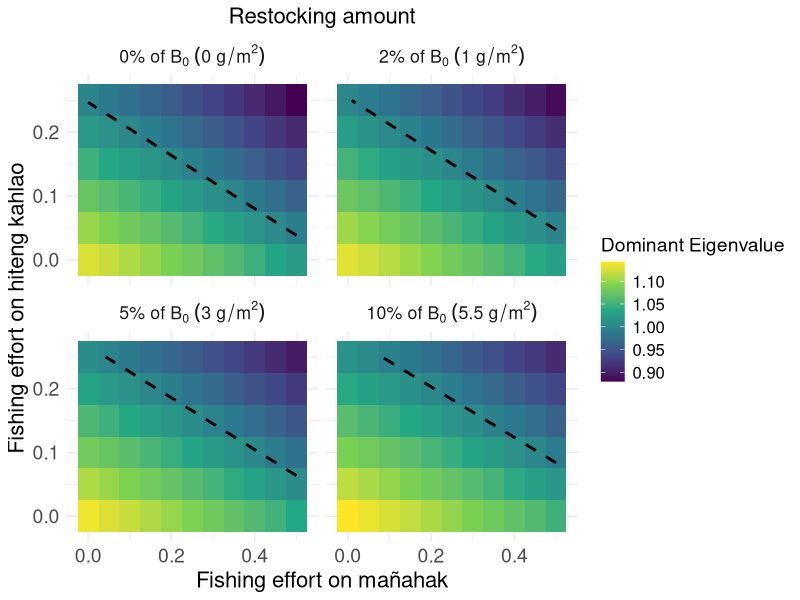
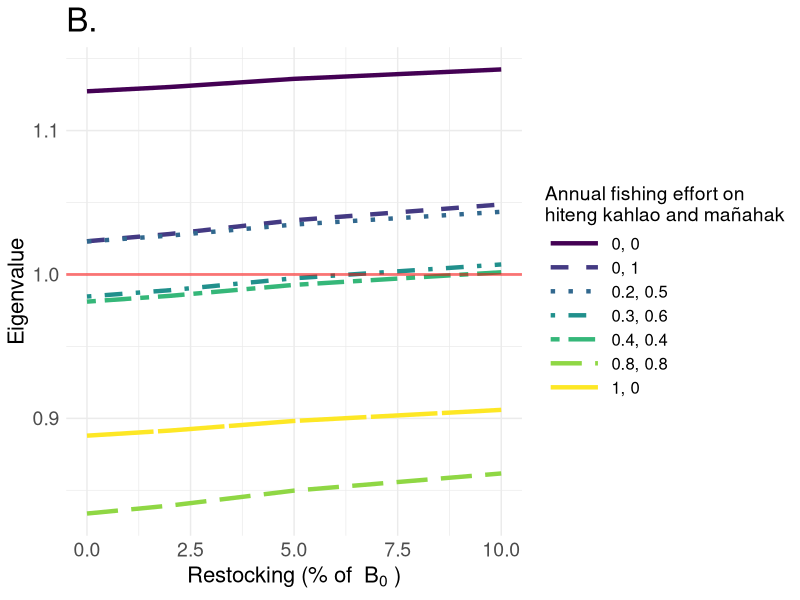
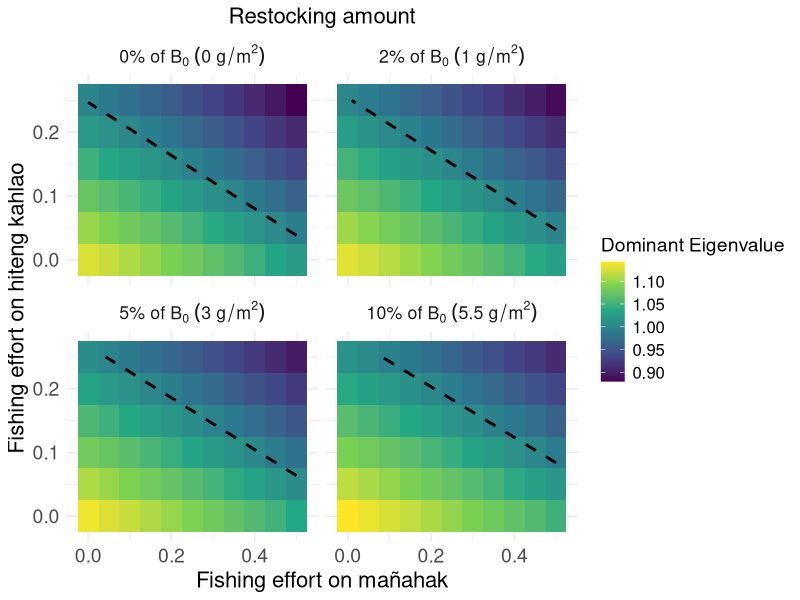

These charts were generated, in order, by the following R code:
library(tidyverse)
library(viridis)

# Parameters
juvenile_mortality <- 0.9 / 2
subadult_mortality <- 0.54 / 2
adult_mortality <- 0.33 / 2
juvenile_survival_rate <- 1 - juvenile_mortality
subadult_survival_rate <- 1 - subadult_mortality
adult_survival_rate <-  1 - adult_mortality

juvenile_to_subadult_rate <- 1
subadult_to_adult_rate <- 0.5

reproduction_rate <- 2
reproduction_rate_2 <- 1.5

carrying_capacity <- 68
time_steps <- 200

# Parameter ranges
fishing_effort_values <- seq(0, 0.5, by = 0.05)
restocking_values <- c(0, 1, 3, 5.5) # Restocking scenarios

#Current fishing for burn in
F_current_instantaneous <- 0.09 
F_current_discrete <- (1 - exp(-F_current_instantaneous)) / 2
F_current_discrete

F_current_discrete_juv <- 0.01


run_simulation <- function(F_adults, F_juveniles, restocked_juveniles, burn_in_time = 100) {
  juvenile_population <- 10
  subadult_population <- 10
  adult_population <- 10
  
  # Store population over time and eigenvalues
  population_over_time <- numeric(time_steps)
  eigenvalues_over_time <- numeric(time_steps) 
  restocked_dagge_values <- numeric(time_steps) 
  
  for (t in 1:time_steps) {
    if (t <= burn_in_time) {
      F_adults_current <- F_current_discrete
      F_juveniles_current <- F_current_discrete_juv
      restocking <- 0
    } else {
      F_adults_current <- F_adults
      F_juveniles_current <- F_juveniles
      restocking <- restocked_juveniles
    }
    
    current_reproduction_rate <- ifelse(t %% 2 == 0, reproduction_rate, reproduction_rate_2)
    
    total_population <- juvenile_population + subadult_population + adult_population
    new_juveniles <- adult_population * current_reproduction_rate * (1 - total_population / carrying_capacity)
    surviving_juveniles <- juvenile_population * juvenile_survival_rate * (1 - F_juveniles_current)
    new_subadults <- juvenile_population * juvenile_to_subadult_rate
    surviving_subadults <- subadult_population * subadult_survival_rate
    new_adults <- subadult_population * subadult_to_adult_rate
    surviving_adults <- adult_population * adult_survival_rate * (1 - F_adults_current)
    
    if (t %% 2 == 0) {
      juvenile_population <- max(0, new_juveniles + surviving_juveniles - new_subadults - restocking)
      restocked_dagge <- restocking + (2.35 * (1 - restocking / carrying_capacity))
      
      restocked_dagge_values[t] <- restocked_dagge  # Store restocked dagge value
      subadult_population <- max(0, new_subadults + surviving_subadults - new_adults + restocked_dagge)
    } else {
      juvenile_population <- max(0, new_juveniles + surviving_juveniles - new_subadults)
      subadult_population <- max(0, new_subadults + surviving_subadults - new_adults)
    }
    
    adult_population <- max(0, new_adults + surviving_adults)
    
    # Store total population at each timestep
    total_population <- juvenile_population + subadult_population + adult_population
    population_over_time[t] <- total_population 
    
    # Construct the population transition matrix
    transition_matrix <- matrix(c(
      0, 0, current_reproduction_rate - (restocking / carrying_capacity),  # Juvenile production
      juvenile_survival_rate * (1 - F_juveniles_current) * juvenile_to_subadult_rate + (restocking + (2.35 * (1 - restocking / carrying_capacity))) / carrying_capacity, 0, 0,  # Juvenile survival to subadult
      0, subadult_survival_rate * subadult_to_adult_rate, adult_survival_rate * (1 - F_adults_current)  # Subadult survival & transition
    ), nrow = 3, byrow = TRUE)
    
    # Compute the dominant eigenvalue (growth rate)
    eigenvalues <- eigen(transition_matrix)$values
    dominant_eigenvalue <- max(Re(eigenvalues))  # Take the real part
    eigenvalues_over_time[t] <- dominant_eigenvalue
  }
  
  return(list(
    avg_population_last_20 = mean(population_over_time[(time_steps - 19):time_steps]),
    avg_eigenvalue_last_20 = mean(eigenvalues_over_time[(time_steps - 19):time_steps])  # Average last 20 timesteps
  ))
}



all_results <- data.frame()

for (restocked_juveniles in restocking_values) {
  sensitivity_results <- expand.grid(
    F_adults = fishing_effort_values,
    F_juveniles = fishing_effort_values
  ) %>%
    mutate(
      Avg_Total_Population = 0,
      Avg_Eigenvalue = 0  # New column for eigenvalues
    )
  
  reference_population <- run_simulation(
    F_adults = 0,
    F_juveniles = 0,
    restocked_juveniles = 0,
    burn_in_time = 100
  )
  
  for (i in seq_len(nrow(sensitivity_results))) {
    sim_result <- run_simulation(
      F_adults = sensitivity_results$F_adults[i],
      F_juveniles = sensitivity_results$F_juveniles[i],
      restocked_juveniles = restocked_juveniles,
      burn_in_time = 100
    )
    
    sensitivity_results$Avg_Total_Population[i] <- sim_result$avg_population_last_20
    sensitivity_results$Avg_Eigenvalue[i] <- sim_result$avg_eigenvalue_last_20
  }
  
  sensitivity_results <- sensitivity_results %>%
    mutate(
      Relative_Population = Avg_Total_Population / reference_population$avg_population_last_20,
      Restocking_Percent = round((restocked_juveniles / reference_population$avg_population_last_20) * 100, 0)
    )
  
  all_results <- bind_rows(all_results, sensitivity_results)
}


# Create labels with the correct expressions for each Restocking_Percent
all_results$Restocking_Label <- dplyr::case_when(
  all_results$Restocking_Percent == 0 ~ "0*'%'~of~B[0]~(0~g/m^2)",
  all_results$Restocking_Percent == 2 ~ "2*'%'~of~B[0]~(1~g/m^2)",
  all_results$Restocking_Percent == 5 ~ "5*'%'~of~B[0]~(3~g/m^2)",
  all_results$Restocking_Percent == 10 ~ "10*'%'~of~B[0]~(5.5~g/m^2)"
)

# Convert Restocking_Label to a factor and ensure its order aligns with Restocking_Percent
all_results$Restocking_Label <- factor(all_results$Restocking_Label,
                                       levels = c("0*'%'~of~B[0]~(0~g/m^2)", 
                                                  "2*'%'~of~B[0]~(1~g/m^2)", 
                                                  "5*'%'~of~B[0]~(3~g/m^2)",
                                                  "10*'%'~of~B[0]~(5.5~g/m^2)"))




eigen_heatmap<-ggplot(all_results %>% filter(F_adults <=0.3), aes(x = F_juveniles, y = F_adults, fill = Avg_Eigenvalue)) +
  geom_tile() +
  geom_contour(
    aes(z = Avg_Eigenvalue), 
    breaks = 1, 
    color = "black", 
    linetype = "dashed", 
    linewidth = 1
  ) +
  facet_wrap(~Restocking_Label, labeller = label_parsed) +
  scale_fill_viridis_c(name = "Dominant Eigenvalue") +
  labs(
    x = "Fishing effort on mañahak",
    y = "Fishing effort on hiteng kahlao",
    title = "Restocking amount"
  ) +
  theme_minimal() +
  theme(
    text = element_text(size = 16),
    plot.title = element_text(size = 16, hjust = 0.5),
    axis.title = element_text(size = 16),
    axis.text = element_text(size = 14),
    legend.title = element_text(size = 14),
    legend.text = element_text(size = 12)
  )

eigen_heatmap

ggsave("~/Desktop/rabbitfish_eigenheatmap.png", eigen_heatmap, width=6, height=6, bg="transparent")


#line plot version?
# Modify the fishing scenario labels by multiplying each number by 2
line_data <- all_results %>%
  group_by(Restocking_Percent, F_adults, F_juveniles) %>%
  summarize(
    Avg_Eigenvalue = mean(Avg_Eigenvalue),
    .groups = "drop"
  ) %>%
  mutate(Fishing_Scenario = paste0(F_adults, ", ", F_juveniles))


subset_fishing_scenarios <- c(
  "0, 0",
  "0, 0.5",
  "0.1, 0.25",
  "0.15, 0.3",
  "0.2, 0.2",
  "0.4, 0.4",
  "0.5, 0"
)

subset_fishing_scenarios_modified <- sapply(subset_fishing_scenarios, function(x) {
  nums <- as.numeric(strsplit(x, ",")[[1]]) * 2
  paste(nums, collapse = ", ")
})

# Prepare data for line plot, filtered by selected fishing scenarios
line_data_subset <- line_data %>%
  filter(Fishing_Scenario %in% subset_fishing_scenarios)

figure4b<-ggplot(line_data_subset, aes(x = Restocking_Percent, y = Avg_Eigenvalue, 
                             color = Fishing_Scenario, linetype = Fishing_Scenario, 
                             group = Fishing_Scenario)) +
  geom_line(size = 1.5) +  # Increase line thickness
  scale_color_manual(values = viridis::viridis(length(subset_fishing_scenarios)), 
                     labels = subset_fishing_scenarios_modified,
                     name = "Annual fishing effort on \nhiteng kahlao and mañahak") +
  scale_linetype_manual(values = c("solid", "dashed", "dotted", "dotdash", "twodash", "longdash", "F1"), 
                        labels = subset_fishing_scenarios_modified,  # Use same labels as color
                        name = "Annual fishing effort on \nhiteng kahlao and mañahak") +  
  geom_hline(yintercept = 1, linetype = "solid", color = "red", linewidth = 1, alpha = 0.5) +  
  labs(
    x = bquote("Restocking (% of "~B[0]~")"),
    y = "Eigenvalue",
    title = ""
  ) +
  ggtitle("B.") +
  theme_minimal() +
  theme(
    text = element_text(size = 16),
    plot.title = element_text(size = 24),
    axis.title = element_text(size = 16),
    axis.text = element_text(size = 14),
    legend.title = element_text(size = 14),
    legend.text = element_text(size = 12),
    legend.key.width = unit(1.5, "cm")  # Adjust legend width if needed
  )

figure4b
